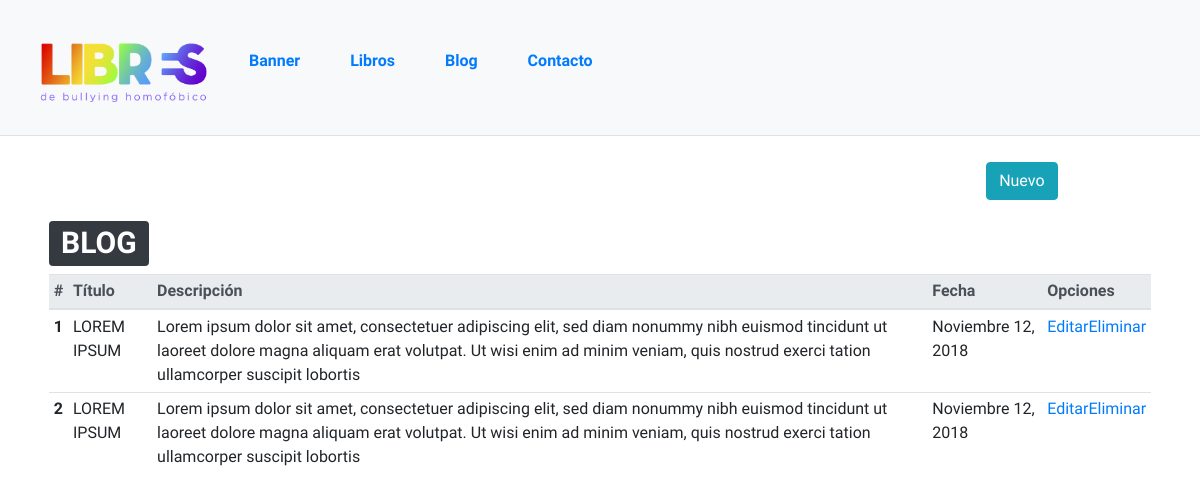
The app's page /index.php/blog/guardar, older data.
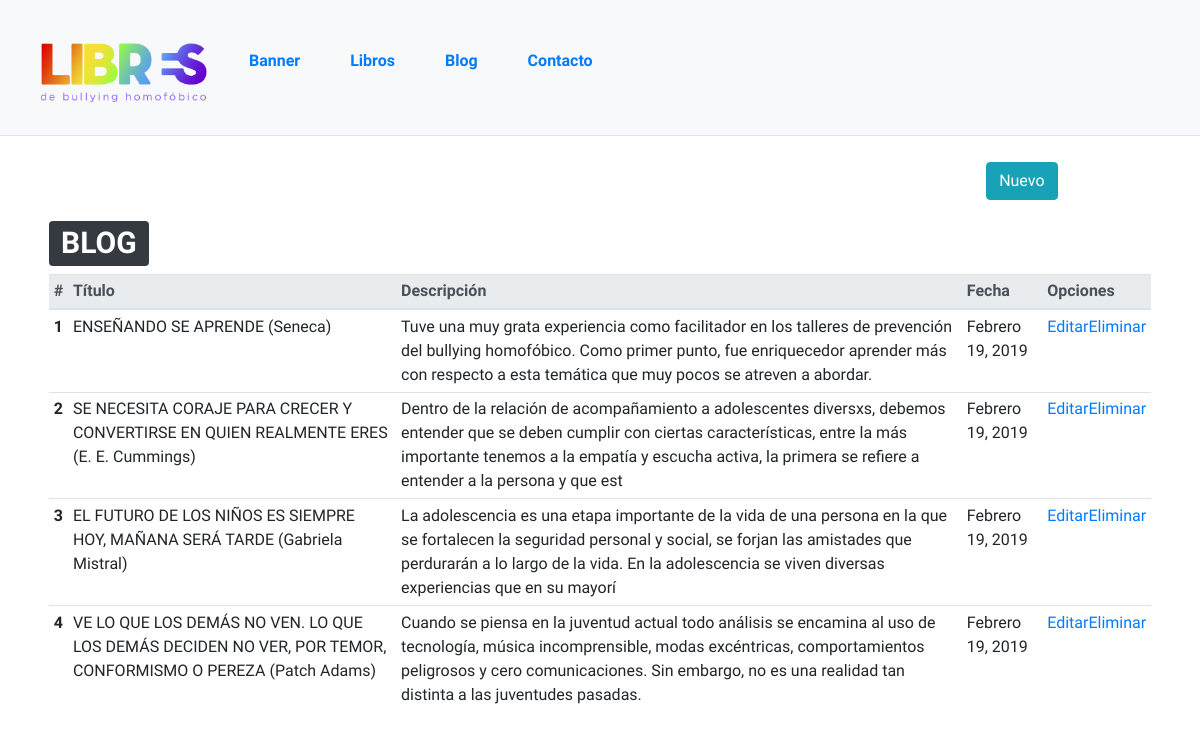
The same page, newer data.
### tables this page shows
CREATE TABLE `noticias` (
  `id` int(10) UNSIGNED NOT NULL,
  `titulo` varchar(250) NOT NULL,
  `descripcion` varchar(250) NOT NULL,
  `texto` text NOT NULL,
  `fecha` varchar(20) NOT NULL,
  `imagen1` varchar(128) DEFAULT NULL,
  `imagen2` varchar(128) DEFAULT NULL,
  `creado_b` timestamp NULL DEFAULT NULL,
  `modificado_b` timestamp NULL DEFAULT NULL
);

### application/controllers/Blog.php (called while the page is built, shortened)
<?php
class Blog extends CI_Controller
{
    function __construct() {
        $this->load->model('NoticiasModel');
        $this->load->model('ImagenModel');
    }
    public function index($mensaje = "BIENVENIDO")
    {
        $noticias = $this->NoticiasModel->getNoticias();
        $this->load->view('template/cabecera_admin');
        $this->load->view('blog/index',compact('noticias','mensaje'));
        $this->load->view('template/piedepagina_admin');
    }
    public function guardar()
    {
        $this->form_validation->set_rules('titulo','Titulo','required');
        $this->form_validation->set_rules('descripcion','Descripcion','required');
        $this->form_validation->set_rules('fecha','Fecha','required');
        $this->form_validation->set_rules('texto','Texto','required');
        if($this->form_validation->run() == TRUE)
        {
            try{
                $imagen1 = $this->ImagenModel->cargarImagenServidor('imagen1');
                if(is_null($imagen1))
                {
                    $this->index("Error al cargar imagenes");
                }else{
                    $titulo = $this->input->post('titulo');
                    $descripcion = $this->input->post('descripcion');
                    $texto = $this->input->post('texto');
                    $fecha = $this->input->post('fecha');
                    $this->NoticiasModel->guardar($titulo, $descripcion, $texto, $fecha, $imagen1,$imagen1);
                    $this->index("Dato creado con exito");
                }
            }catch(Exception $e){
                $this->index("Error en subir imagen");
            }
        }else{
            $this->index("Debe llenar todos los campos");
        }
    }
}

### index.php (called while the page is built, shortened)
<?php
require_once BASEPATH.'core/CodeIgniter.php';

### application/models/NoticiasModel.php (called while the page is built, shortened)
<?php
class NoticiasModel extends CI_Model
{
    public function getNoticias()
    {
        return $this->db->query('select * from noticias')->result();
    }
}

### application/views/blog/index.php (the view)
<div class="container-fluid pt-0 pb-5 pr-5 pl-5">
    <div class="row">
        <div class="col">
            <div class="alert alert-danger alert-dismissible fade show" role="alert">
                <strong>MENSAJE: </strong> <?=$mensaje;?>
                    <button type="button" class="close" data-dismiss="alert" aria-label="Close">
                        <span aria-hidden="true">&times;</span>
                    </button>
            </div>
        </div>
    </div>
    <br><br><br><br>
    <div class="row text-right">
        <div class="col-11">
            <a href="<?php echo base_url();?>Blog/nuevo" class="btn btn-info" role="button">Nuevo</a>
        </div>
    </div>
    <div class="row">
        <div class="col p-3">
            <h1><span class='badge badge-dark'>BLOG</span></h1>
            <div class="table-responsive table-responsive-sm table-responsive-md table-responsive-lg table-responsive-xl">
                <table class="table table-hover table-sm">
                    <thead class="thead-light">
                        <tr>
                            <th scope="col">#</th>
                            <th scope="col">Título</th>
                            <th scope="col">Descripción</th>
                            <th scope="col">Fecha</th>
                            <th scope="col">Opciones</th>
                        </tr>
                    </thead>
                    <tbody>
                        <?php
                            $n=1;
                            foreach ($noticias as $noticia)
                            {
                                echo "<tr>".
                                "<th scope='row'>".$n++."</th>".
                                "<td>".$noticia->titulo."</td>".
                                "<td>".$noticia->descripcion."</td>".
                                "<td>".$noticia->fecha."</td>".
                                "<td>".
                                    "<a href='".base_url()."Blog/editar/".$noticia->id."'>Editar</a>".
                                    "<a href='".base_url()."Blog/eliminar/".$noticia->id."'>Eliminar</a>".
                                "</td>".
                                "</tr>";
                            }
                        ?>
                    </tbody>
                </table>
            </div>
        </div>
    </div>
</div>

### application/views/template/cabecera_admin.php (shortened to what this page needs)
<!DOCTYPE html>
<html lang="es">
    <head>
            <link href="<?php echo base_url();?>assets/css/bootstrap.min.css" rel="stylesheet" type="text/css">
            <link href="<?php echo base_url();?>assets/css/style.css" rel="stylesheet" type="text/css">
            <link href="<?php echo base_url();?>assets/vendor/fontawesome-free/css/all.min.css" rel="stylesheet" type="text/css">
            <link href="<?php echo base_url();?>assets/css/hover.css" rel="stylesheet" type="text/css">
    </head>
    <body>
        <ul class="nav nav-tabs bg-light flex-row fixed-top p-4">
            <li class="nav-item active">
                <h5 class="">
                    <a class="" href="<?php echo base_url();?>Inicio/">
                        <?php
                            echo "<img src='".base_url()."/assets/img/libres_peq.png' alt='Logo libres' class='pr-3n' width='200'>";
                        ?>
                    </a>
                </h5>
            </li>
            <li class="nav-item">
                <a class="p-4 nav-link  font-weight-bold" href="<?php echo base_url();?>Banner/">Banner</a>
            </li>
            <li class="nav-item">
                <a class="p-4 nav-link font-weight-bold" href="<?php echo base_url();?>Libros/">Libros</a>
            </li>
            <li class="nav-item">
                <a class="p-4 nav-link font-weight-bold" href="<?php echo base_url();?>Blog/">Blog</a>
            </li>
            <li class="nav-item">
                <a class="p-4 nav-link font-weight-bold" href="<?php echo base_url();?>Contacto/">Contacto</a>
            </li>
        </ul>

### application/views/template/piedepagina_admin.php (shortened to what this page needs)
    </body>
</html>

### assets/css/style.css (style rules this page uses)
body { font-family: 'PT Sans', sans-serif; }

Row changes from the older to the newer data that the page shows:
changed noticias: titulo "LOREM IPSUM" → "ENSEÑANDO SE APRENDE (Seneca)"; descripcion "Lorem ipsum dolor sit amet, consectetuer adipiscing elit, sed diam nonummy nibh euismod tincidunt ut laoreet dolore magna aliquam erat volutpat. Ut wisi enim ad minim veniam, quis nostrud exerci tation ullamcorper suscipit lobortis" → "Tuve una muy grata experiencia como facilitador en los talleres de prevención del bullying homofóbico. Como primer punto, fue enriquecedor aprender más con respecto a esta temática que muy pocos se atreven a abordar."; fecha "Noviembre 12, 2018" → "Febrero 19, 2019"
changed noticias: titulo "LOREM IPSUM" → "SE NECESITA CORAJE PARA CRECER Y CONVERTIRSE EN QUIEN REALMENTE ERES (E. E. Cummings)"; descripcion "Lorem ipsum dolor sit amet, consectetuer adipiscing elit, sed diam nonummy nibh euismod tincidunt ut laoreet dolore magna aliquam erat volutpat. Ut wisi enim ad minim veniam, quis nostrud exerci tation ullamcorper suscipit lobortis" → "Dentro de la relación de acompañamiento a adolescentes diversxs, debemos entender que se deben cumplir con ciertas características, entre la más importante tenemos a la empatía y escucha activa, la primera se refiere a entender a la persona y que est"; fecha "Noviembre 12, 2018" → "Febrero 19, 2019"
added noticias: titulo "EL FUTURO DE LOS NIÑOS ES SIEMPRE HOY, MAÑANA SERÁ TARDE (Gabriela Mistral)", descripcion "La adolescencia es una etapa importante de la vida de una persona en la que se fortalecen la seguridad personal y social, se forjan las amistades que perdurarán a lo largo de la vida. En la adolescencia se viven diversas experiencias que en su mayorí", fecha "Febrero 19, 2019"
added noticias: titulo "VE LO QUE LOS DEMÁS NO VEN. LO QUE LOS DEMÁS DECIDEN NO VER, POR TEMOR, CONFORMISMO O PEREZA (Patch Adams)", descripcion "Cuando se piensa en la juventud actual todo análisis se encamina al uso de tecnología, música incomprensible, modas excéntricas, comportamientos peligrosos y cero comunicaciones. Sin embargo, no es una realidad tan distinta a las juventudes pasadas.", fecha "Febrero 19, 2019"
